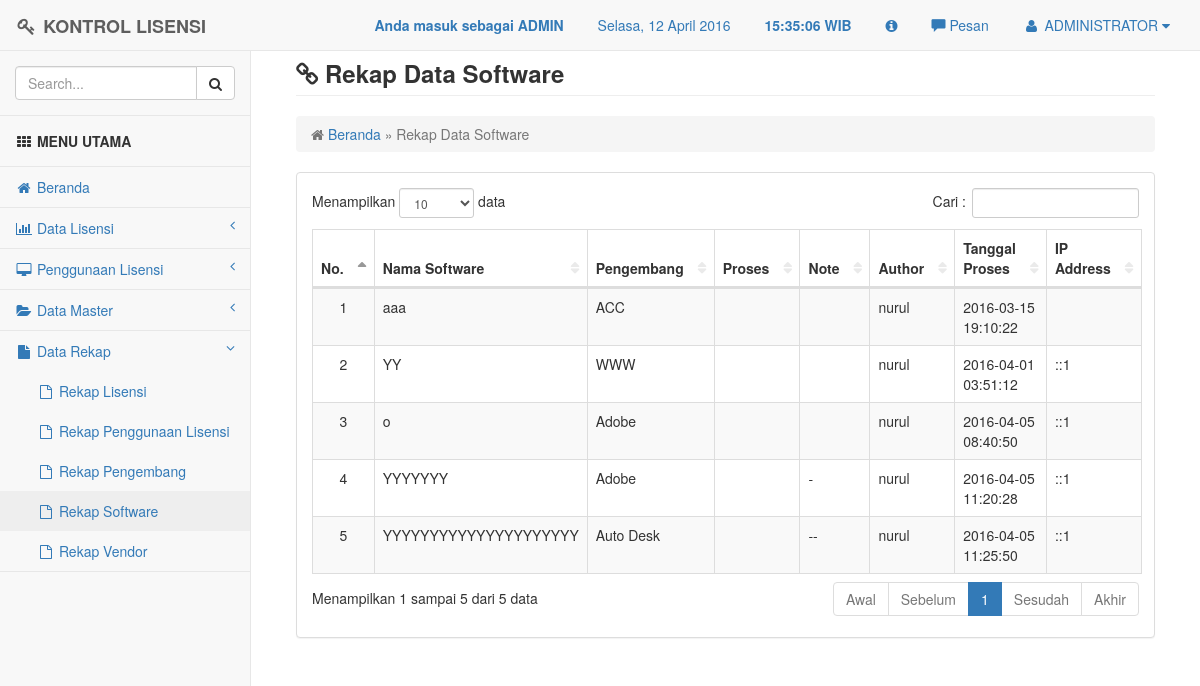
Screenshot of /software/software_rekap.php (signed in) with the database file from the repository.
### tables this page shows
CREATE TABLE `t_user` (
  `nama_lengkap` varchar(20) NOT NULL,
  `userid` varchar(20) NOT NULL,
  `password` varchar(100) NOT NULL,
  `level` varchar(10) NOT NULL
);

CREATE TABLE `t_software_history` (
  `id` int(11) NOT NULL AUTO_INCREMENT,
  `nama_software` varchar(30) NOT NULL,
  `pengembang` varchar(50) NOT NULL,
  `aksi` varchar(20) NOT NULL,
  `note` text NOT NULL,
  `tgl_input` datetime NOT NULL,
  `pic_input` varchar(30) NOT NULL,
  `ip_address` varchar(50) NOT NULL,
  PRIMARY KEY (`id`)
);

### software/software_rekap.php (the view, shortened to what this page needs)
<?php
include "../config/header.php";
include '../config/config.php';
?>
<div id="page-wrapper">
    <div class="container-fluid">
        <div class="row">
            <div class="col-lg-12">
                <h3 class="page-header"><i class="fa fa-link"></i><strong> Rekap Data Software</strong></h3>
                <ol class="breadcrumb">
                    <li class="active">
                        <i class="fa fa-home"></i>
						<a href="../config/index.php" title="Kembali ke Beranda">Beranda</a> &raquo; Rekap Data Software
                    </li>
                </ol>
            </div>
        </div>
        <div class="row">
            <div class="col-lg-12">
                <div class="panel panel-default">
                    <div class="panel-body">
					<table id="table" class="display table table-th table-bordered table-striped table-hover" cellspacing="0" width="100%">
					<thead>
						<tr>
							<th>No.</th>
							<th>Nama Software</th>
							<th>Pengembang</th>
							<th>Proses</th>
							<th>Note</th>
							<th>Author</th>
							<th>Tanggal Proses</th>
							<th>IP Address</th>
						 </tr>
					</thead>
					<tbody>
					<?php
						$res = $mysqli->query("SELECT * FROM t_software_history");
						$no = 1;
						while ($row = $res->fetch_assoc())
						{
					?>
						<tr>
							<td align="center"><?php echo $no; ?></td>
							<td><?php echo $row['nama_software'] ?></td>
							<td><?php echo $row['pengembang'] ?></td>
							<td><?php echo $row['proses'] ?></td>
							<td><?php echo $row['note'] ?></td>
							<td><?php echo $row['pic_input'] ?></td>
							<td><?php echo $row['tgl_input'] ?></td>
							<td><?php echo $row['ip_address'] ?></td>
						</tr>
						<?php
							$no++;
						}
						?>
					</tbody>
					</table>
					</div>
                </div>
            </div>
		</div>
    </div>
</div>
<?php
include "../config/footer.php";
?>

### config/header.php (shortened to what this page needs)
<!DOCTYPE html>
<html>
<head>
    <link href="../assets/plugins/bootstrap/dist/css/bootstrap.min.css" rel="stylesheet">
    <link href="../assets/plugins/metisMenu/dist/metisMenu.min.css" rel="stylesheet">
    <link href="../assets/plugins/datatables-plugins/integration/bootstrap/3/dataTables.bootstrap.css" rel="stylesheet">
    <link href="../assets/plugins/bootstrap/dist/css/bootstrap-datepicker.css" rel="stylesheet">
	<link href="../assets/plugins/validator/css/bootstrapValidator.css" rel="stylesheet" type="text/css" >
	<link href="../assets/css/style.css" rel="stylesheet">
    <link href="../assets/font-awesome/css/font-awesome.min.css" rel="stylesheet" type="text/css">
	<link href="../assets/plugins/chosen/chosen.css" rel="stylesheet">
	<link href="../assets/plugins/fileinput/fileinput.css" rel="stylesheet">
	<link href="../assets/plugins/fancybox/jquery.fancybox.css?v=2.1.5" media="screen" rel="stylesheet" type="text/css" />
</head>
<body>
    <div id="wrapper">
        <nav class="navbar navbar-default navbar-fixed-top" role="navigation" style="margin-bottom: 0">
			<div class="navbar-header">
                <a class="navbar-brand" href="index.html"><i class="fa fa-key fa-fw"></i> <strong>KONTROL LISENSI</strong></a>
            </div>
			<ul class="nav navbar-top-links navbar-right">
				<li class="dropdown">
				<?php
				if ($_SESSION['level'] == "admin"){
				?>
					<a><blink><strong>Anda masuk sebagai ADMIN</strong></blink></a>
                <?php
				}
				else if ($_SESSION['level'] == "user"){
				?>
					<a><blink><strong>Anda masuk sebagai USER</strong></blink></a>
				<?php
				}
				?>
				</li>
				<li class="dropdown"><a><span id="dates"><span id="the-day">Hari, 00 Bulan 0000</span></a></li>
				<li class="dropdown"><a><strong><span id="the-time"> 00:00:00 </span> WIB</strong></span></a></li>
                <li class="dropdown"><a data-toggle="modal" data-target="#myModal" href="#" title="Tentang Kami"><i class="fa fa-info-circle"></i></a></li>
                <li><a id="pesan_sedia" href="#" data-toggle="modal" data-target="#modalpesan"><span class='glyphicon glyphicon-comment'></span>  Pesan</a></li>
				<li class="dropdown">
					<?php
					$aksi = "select * from t_user where userid = '".$_SESSION['userid']."'";
					$hasil = mysql_query($aksi);
					$data = mysql_fetch_array ($hasil);
					?>
                    <a class="dropdown-toggle" data-toggle="dropdown" href="#">
                        <i class="fa fa-user fa-fw"></i> <?php echo $data['nama_lengkap'];?>  <i class="fa fa-caret-down"></i>
                    </a>
				</li>
			</ul>
            <?php
			include "menu.php";
			?>
        </nav>
		<br>

### assets/css/style.css (style rules this page uses)
body { background-color: #f8f8f8; }
#wrapper { width: 100%; }
#page-wrapper { padding: 0 15px; min-height: 568px; background-color: #fff; }
@media (min-width:768px) { #page-wrapper { position: inherit; margin: 0 0 0 250px; padding: 0 30px; border-left: 1px solid #e7e7e7; } }
.navbar-top-links { margin-right: 0; }
.navbar-top-links li { display: inline-block; }
.navbar-top-links li:last-child { margin-right: 15px; }
.navbar-top-links li a { padding: 15px; min-height: 50px; }
table.dataTable thead .sorting, table.dataTable thead .sorting_asc, table.dataTable thead .sorting_desc, table.dataTable thead .sorting_asc_disabled, table.dataTable thead .sorting_desc_disabled { background: 0 0; }
table.dataTable thead .sorting_asc:after { content: "\f0de"; float: right; font-family: fontawesome; }
table.dataTable thead .sorting:after { content: "\f0dc"; float: right; font-family: fontawesome; color: rgba(50,50,50,.5); }

### rows the page displays
t_user: nama_lengkap "ADMINISTRATOR"
t_software_history: nama_software "aaa", pengembang "ACC", pic_input "nurul", tgl_input "2016-03-15 19:10:22"
t_software_history: nama_software "YY", pengembang "WWW", pic_input "nurul", tgl_input "2016-04-01 03:51:12", ip_address "::1"
t_software_history: nama_software "o", pengembang "Adobe", pic_input "nurul", tgl_input "2016-04-05 08:40:50", ip_address "::1"
t_software_history: nama_software "YYYYYYY", pengembang "Adobe", note "-", pic_input "nurul", tgl_input "2016-04-05 11:20:28", ip_address "::1"
t_software_history: nama_software "YYYYYYYYYYYYYYYYYYYYY", pengembang "Auto Desk", note "--", pic_input "nurul", tgl_input "2016-04-05 11:25:50", ip_address "::1"
